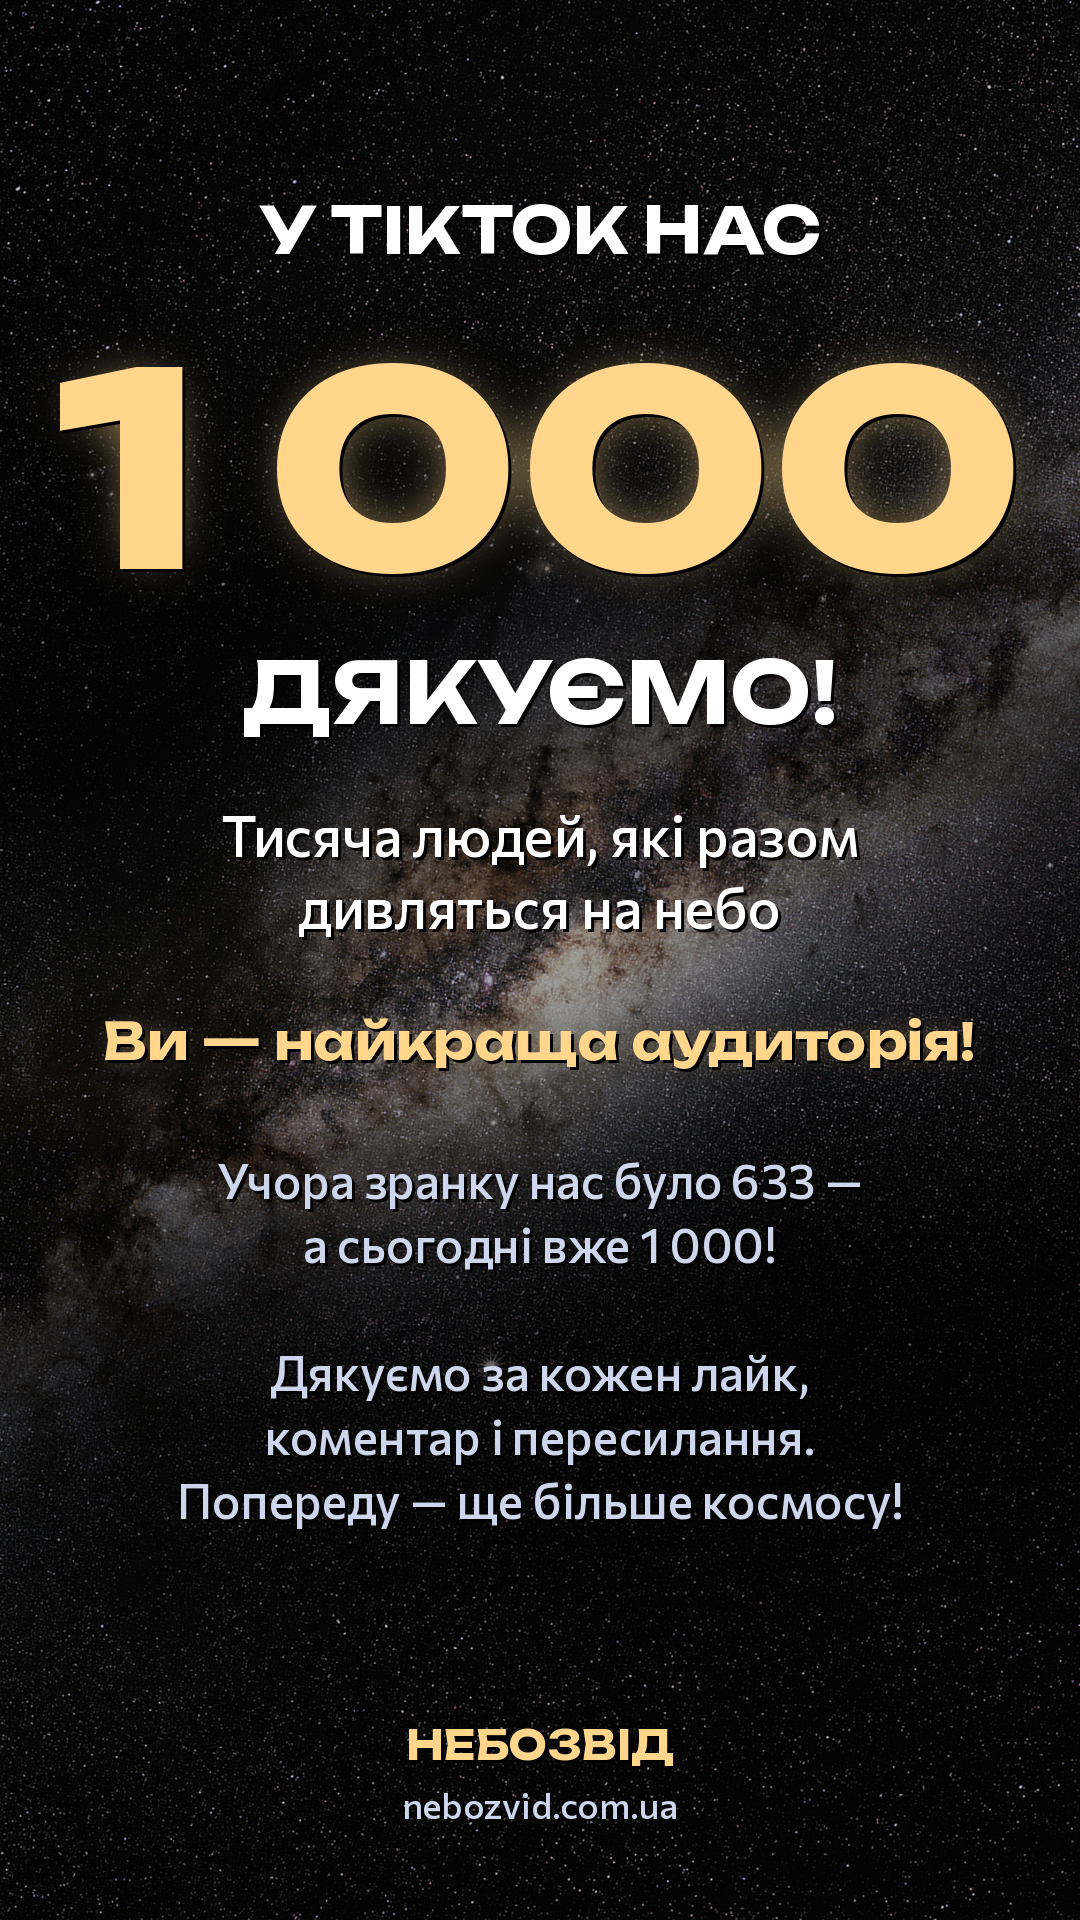

Reproduce this figure in Python.
# Сторіз «1 000 у TikTok!» — подяка підписникам TikTok (15.11.2026; копія thanks1000.py). Запуск з videos/tools: python3 ../stories/tiktok1000.py
# Тло — справжнє небо (ESO/S. Brunier, CC BY 4.0), Чумацький Шлях по діагоналі, як у rozigrash.py.
from PIL import Image, ImageDraw, ImageFont, ImageFilter, ImageEnhance
import numpy as np, os
W, H = 1080, 1920
OUT = os.path.join(os.path.dirname(os.path.abspath(__file__)), 'tiktok1000.png')
Image.MAX_IMAGE_PIXELS = None
sky = Image.open('data/sky/eso0932a.jpg').convert('RGB')
c = sky.crop((1700, 0, 4300, 3000)).rotate(32, resample=Image.BICUBIC)
s = max(W / c.width, H / c.height) * 1.8
c = c.resize((int(c.width * s), int(c.height * s)), Image.LANCZOS)
x0, y0 = (c.width - W) // 2, (c.height - H) // 2
bg = ImageEnhance.Brightness(c.crop((x0, y0, x0 + W, y0 + H))).enhance(0.8)
a = np.asarray(bg).astype(np.float32) / 255
yy = np.linspace(0, 1, H)[:, None, None]
a *= 1 - 0.45 * np.exp(-((yy - 0.36) / 0.13) ** 2) - 0.5 * np.exp(-((yy - 0.70) / 0.13) ** 2)
img = Image.fromarray((np.clip(a, 0, 1) * 255).astype(np.uint8)).convert('RGBA')

def U(sz, w=700):
    f = ImageFont.truetype('fonts/Unbounded.ttf', sz)
    try: f.set_variation_by_axes([w])
    except Exception: pass
    return f
def C(sz, w=500):
    f = ImageFont.truetype('fonts/Commissioner.ttf', sz)
    try: f.set_variation_by_axes([w])
    except Exception: pass
    return f
gold, white, soft = (255, 214, 140), (255, 255, 255), (205, 214, 236)

def ctext(y, t, font, fill, glow=0, shadow=True):
    d = ImageDraw.Draw(img)
    w = d.textlength(t, font=font); x = (W - w) / 2
    if glow:
        g = Image.new('RGBA', (W, H), (0, 0, 0, 0))
        ImageDraw.Draw(g).text((x, y), t, font=font, fill=fill + (200,))
        img.alpha_composite(g.filter(ImageFilter.GaussianBlur(glow)))
    if shadow: d.text((x + 3, y + 3), t, font=font, fill=(0, 0, 0, 170))
    d.text((x, y), t, font=font, fill=fill)

ctext(190, 'У TIKTOK НАС', U(64), white)
f = U(270, 800); n = '1 000'
assert ImageDraw.Draw(img).textlength(n, font=f) < W - 80, 'the number is wider than the frame'
ctext(300, n, f, gold, glow=28)
ctext(640, 'ДЯКУЄМО!', U(84), white)
lines = ['Тисяча людей, які разом', 'дивляться на небо']
for i, t in enumerate(lines): ctext(800 + i * 72, t, C(56), white)
ctext(1010, 'Ви — найкраща аудиторія!', U(50), gold, glow=16)
body = ['Учора зранку нас було 633 —', 'а сьогодні вже 1 000!', '', 'Дякуємо за кожен лайк,', 'коментар і пересилання.', 'Попереду — ще більше космосу!']
for i, t in enumerate(body):
    if t: ctext(1150 + i * 64, t, C(48), soft)
ctext(1720, 'НЕБОЗВІД', U(40), gold)
ctext(1782, 'nebozvid.com.ua', C(36), soft, shadow=False)
img.convert('RGB').save(OUT)
print(OUT)
